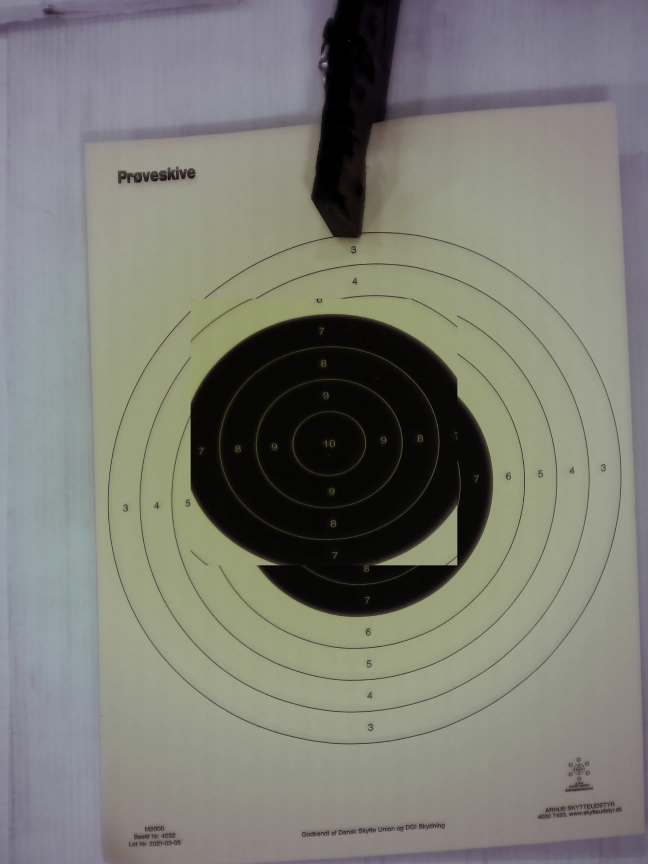
#> input picture test_corrected.jpg, 1944 x 2592 px, given in place of 10-shot-1.mkv, which was not available (shown at 1/3 size)
$ python frame_by_frame_detector.py
#> lines starting #> are read from the running program, lines starting #| are printed output that depends on the picture; after the words box and inside, x2 and y2 are one past the last pixel; in counts of white or black regions, pixels touching at a corner belong together; pictures that were not available may be replaced by others from this repository, and a replacement may not be noted
### target_detection.py
#!/usr/bin/env python3
"""
Target Detection Module
Detects shooting target circles and bullet holes using OpenCV
"""

import cv2
import numpy as np
import time
import yaml
import os


class TargetDetector:
    """Detects shooting targets and bullet holes"""

    def __init__(self):
        self.target_center = None
        self.target_radius = None
        self.detection_enabled = True

        # Detection stability
        self.detection_history = []
        self.max_history = 5
        self.stable_detection = None
        self.detection_confidence = 0

        # Outer circle detection
        self.outer_circle = None
        self.outer_circle_history = []
        self.stable_outer_circle = None
        self.outer_confidence = 0

        # Performance optimization - periodic detection
        self.last_detection_time = 0
        self.detection_interval = 1.0  # Run detection every 1 second
        self.cached_inner_result = None
        self.cached_outer_result = None

        # Frame change detection
        self.last_frame_gray = None
        self.frame_change_threshold = 0.05  # 5% change triggers re-detection

        # Perspective correction
        self.target_corners = None
        self.perspective_matrix = None
        self.min_target_area_ratio = 0.01  # Minimum 1% of frame area

        # Debug visualization
        self.debug_mode = False
        self.debug_type = "combined"  # "combined", "perspective", "circles"
        self.debug_frame = None
        self.debug_contours = None
        self.corner_debug_frame = None
        self.circle_debug_frame = None

        # Calibration mode for perspective detection
        self.calibration_mode = False  # When true, performs detection on demand

        # Debug frames
        self.corrected_debug_frame = None  # For perspective-corrected debug view

    def detect_black_circle_improved(self, frame):
        """
        Improved detection specifically for the large black circle target
        Automatically scales parameters based on frame resolution
        """
        # Convert to grayscale
        gray = cv2.cvtColor(frame, cv2.COLOR_BGR2GRAY)

        # Get frame dimensions for scaling
        h, w = frame.shape[:2]

        # Scale parameters based on resolution
        # Base resolution: 640x480, scaling factor for larger resolutions
        scale_factor = max(w / 640, h / 480)

        # Apply median blur to reduce noise while preserving edges
        blur_size = max(5, int(5 * scale_factor) | 1)  # Ensure odd number
        blurred = cv2.medianBlur(gray, blur_size)

        # Create binary mask for very dark regions (black target area)
        # This threshold isolates the black circle from lighter areas
        _, binary = cv2.threshold(blurred, 80, 255, cv2.THRESH_BINARY_INV)

        # Remove small noise with morphological operations
        kernel_size = max(5, int(5 * scale_factor))
        kernel = cv2.getStructuringElement(cv2.MORPH_ELLIPSE, (kernel_size, kernel_size))
        binary = cv2.morphologyEx(binary, cv2.MORPH_OPEN, kernel)
        binary = cv2.morphologyEx(binary, cv2.MORPH_CLOSE, kernel)

        # Create circle detection debug visualization
        if self.debug_mode:
            self.circle_debug_frame = cv2.cvtColor(binary, cv2.COLOR_GRAY2BGR)
            cv2.putText(self.circle_debug_frame, "CIRCLE DETECTION DEBUG",
                       (10, 50), cv2.FONT_HERSHEY_SIMPLEX, 1.2, (0, 255, 255), 3)
            cv2.putText(self.circle_debug_frame, f"Threshold: 80, Scale: {scale_factor:.1f}",
                       (10, 100), cv2.FONT_HERSHEY_SIMPLEX, 1.0, (255, 255, 255), 3)

        # Find contours in the binary image
        contours, _ = cv2.findContours(binary, cv2.RETR_EXTERNAL, cv2.CHAIN_APPROX_SIMPLE)

        # Filter contours for the main black circle
        best_circle = None
        best_score = 0

        # Scale size thresholds based on resolution
        min_area = int(5000 * scale_factor * scale_factor)
        max_area = int(100000 * scale_factor * scale_factor)
        min_radius = int(40 * scale_factor)
        max_radius = int(400 * scale_factor)

        for contour in contours:
            area = cv2.contourArea(contour)

            # Size filtering - target should be reasonably large
            if area < min_area or area > max_area:
                continue

            # Fit circle to contour
            (x, y), radius = cv2.minEnclosingCircle(contour)
            center = (int(x), int(y))
            radius = int(radius)

            # Check if circle is reasonably sized and positioned
            if (radius < min_radius or radius > max_radius or
                x < radius or y < radius or
                x + radius > w or y + radius > h):
                continue

            # Calculate circularity (how round the contour is)
            perimeter = cv2.arcLength(contour, True)
            if perimeter == 0:
                continue

            circularity = 4 * np.pi * area / (perimeter * perimeter)

            # Check how well the contour fits a circle
            circle_area = np.pi * radius * radius
            area_ratio = area / circle_area if circle_area > 0 else 0

            # Position preference - prefer circles closer to center of frame
            center_x, center_y = w // 2, h // 2
            distance_from_center = np.sqrt((x - center_x)**2 + (y - center_y)**2)
            max_distance = np.sqrt(center_x**2 + center_y**2)
            center_score = 1.0 - (distance_from_center / max_distance)

            # Calculate darkness score for this region
            mask = np.zeros(gray.shape, dtype=np.uint8)
            cv2.circle(mask, center, radius, 255, -1)
            mean_intensity = cv2.mean(gray, mask=mask)[0]
            darkness_score = (255 - mean_intensity) / 255  # Higher for darker regions

            # Combined score: circularity + area fit + darkness + center position
            score = (circularity * 0.3 +
                    area_ratio * 0.3 +
                    darkness_score * 0.3 +
                    center_score * 0.1)

            # Must be reasonably circular and dark
            if circularity > 0.6 and darkness_score > 0.3 and score > best_score:
                best_score = score
                best_circle = (center[0], center[1], radius)

        # Add debug visualization for circle detection
        if self.debug_mode and self.circle_debug_frame is not None:
            # Draw all contours in blue
            cv2.drawContours(self.circle_debug_frame, contours, -1, (255, 0, 0), 2)

            # Draw the best circle in green if found
            if best_circle is not None:
                center = (int(best_circle[0]), int(best_circle[1]))
                radius = int(best_circle[2])
                cv2.circle(self.circle_debug_frame, center, radius, (0, 255, 0), 3)
                cv2.circle(self.circle_debug_frame, center, 5, (0, 0, 255), -1)
                cv2.putText(self.circle_debug_frame, f"Circle: r={radius}",
                           (center[0] - 80, center[1] - radius - 15),
                           cv2.FONT_HERSHEY_SIMPLEX, 1.0, (0, 255, 0), 3)

            cv2.putText(self.circle_debug_frame, f"Contours: {len(contours)}, Best Score: {best_score:.2f}",
                       (10, 150), cv2.FONT_HERSHEY_SIMPLEX, 1.0, (255, 255, 255), 3)

        return best_circle

    # [971 lines left out: functions detect_outer_circle, detect_outer_circle_ellipse_based, _calculate_edge_score, _has_significant_frame_change, _should_run_detection, detect_rectangular_target and 13 more, not called in this run]

    def set_detection_enabled(self, enabled):
        """Enable or disable target detection"""
        self.detection_enabled = enabled

    # [8 lines left out: function force_detection, not called in this run]

    def set_detection_interval(self, interval):
        """Set detection interval in seconds"""
        self.detection_interval = max(0.1, interval)  # Minimum 0.1 seconds

    # [7 lines left out: function get_corrected_target_image, not called in this run]

    def set_debug_mode(self, enabled):
        """Enable or disable debug visualization mode"""
        self.debug_mode = enabled

    # [78 lines left out: functions set_debug_type, get_debug_frame, get_debug_frame_jpeg, generate_debug_frame, not called in this run]

    def get_corrected_debug_frame(self):
        """Get perspective-corrected frame for debugging"""
        return self.corrected_debug_frame

    # [61 lines left out: functions _create_combined_debug_frame, get_detection_status, not called in this run]

    def save_perspective_calibration(self, camera_resolution=None):
        """Deprecated: Perspective calibration is now handled by CameraController"""
        return False, "Perspective calibration is now handled by CameraController"

    def load_perspective_calibration(self):
        """Deprecated: Perspective calibration is now handled by CameraController"""
        return False, "Perspective calibration is now handled by CameraController"

    def calibrate_perspective(self, frame):
        """Deprecated: Perspective calibration is now handled by CameraController"""
        return False, "Perspective calibration is now handled by CameraController"

    # [4 lines left out: function set_calibration_mode, not called in this run]


    def get_perspective_matrix(self):
        """Get the current perspective matrix for main stream correction"""
        return self.perspective_matrix

### improved_dark_detector.py
#!/usr/bin/env python3
"""
Improved Dark Area Detector
Uses darkness-based filtering to detect bullet holes in black target areas

Key insight: Bullet holes are DARKER than the surrounding black area
"""

import cv2
import numpy as np
from typing import List, Tuple


class ImprovedDarkDetector:
    """
    Improved detector for dark areas using darkness as primary criterion

    Filters:
    1. Hole must be DARKER than surrounding area
    2. Exclude ring number labels (text regions)
    3. Size constraints (not too small/large)
    4. Reasonable circularity
    """

    def __init__(self):
        self.min_hole_area = 50         # Lower threshold to detect smaller holes
        self.max_hole_area = 2000
        self.min_darkness_diff = 1.5    # Hole must be at least 1.5 units darker
        self.min_circularity = 0.10     # Very lenient for irregular/torn holes
        self.min_confidence = 0.10      # Very low to catch edge cases like merged holes
        self.darkness_check_margin = 5  # Pixels around hole to check darkness
        self.duplicate_distance = 40    # Holes closer than this are duplicates
        self.text_exclusion_zones = []  # Areas with ring numbers

        # Merged hole detection
        self.merged_hole_min_area = 800  # Large holes might be multiple merged
        self.merged_hole_max_circularity = 0.35  # Irregular shape suggests merging

    # [227 lines left out: function detect_darker_holes, not called in this run]

    def detect_text_zones(self, image, dark_mask):
        """
        Detect areas that contain ring number labels
        These should be excluded from bullet hole detection

        Uses edge detection to find text-like patterns
        """
        # Apply CLAHE to enhance contrast in dark areas
        clahe = cv2.createCLAHE(clipLimit=3.0, tileGridSize=(8, 8))

        # Only process dark areas
        dark_region = cv2.bitwise_and(image, image, mask=dark_mask)
        enhanced = clahe.apply(dark_region)

        # Detect edges (text has strong edges)
        edges = cv2.Canny(enhanced, 50, 150)

        # Dilate to connect text edges
        kernel = cv2.getStructuringElement(cv2.MORPH_RECT, (5, 5))
        edges_dilated = cv2.dilate(edges, kernel, iterations=2)

        # Find contours of potential text
        contours, _ = cv2.findContours(edges_dilated, cv2.RETR_EXTERNAL,
                                       cv2.CHAIN_APPROX_SIMPLE)

        text_zones = []

        for contour in contours:
            # Get bounding rectangle
            x, y, w, h = cv2.boundingRect(contour)

            area = w * h

            # Text typically has specific aspect ratio and size
            aspect_ratio = w / float(h) if h > 0 else 0

            # Ring numbers are typically small, roughly square
            if (20 < w < 100 and 20 < h < 100 and
                0.3 < aspect_ratio < 3.0 and
                area > 400):

                # Expand zone slightly to ensure exclusion
                margin = 10
                text_zones.append({
                    'x1': max(0, x - margin),
                    'y1': max(0, y - margin),
                    'x2': x + w + margin,
                    'y2': y + h + margin
                })

        self.text_exclusion_zones = text_zones

        return text_zones

    # [452 lines left out: functions _is_in_text_zone, _remove_duplicates, _detect_merged_holes, _split_large_contour_early, _split_merged_hole, test_improved_detector, not called in this run]


# [2 lines that do not run on import are left out]

### bullet_hole_detection.py
#!/usr/bin/env python3
"""
Bullet Hole Detection System
Compares before/after frames to detect new bullet holes in targets
"""

import cv2
import numpy as np
import os
from datetime import datetime


class BulletHoleDetector:
    """Detects bullet holes by comparing before/after images"""

    def __init__(self):
        self.debug_mode = True
        self.debug_frames = {}

        # Detection parameters
        self.min_hole_area = 50      # Minimum pixels for a bullet hole (lowered for 10-ring detection)
        self.max_hole_area = 2000    # Maximum pixels for a bullet hole
        self.circularity_threshold = 0.3  # How circular the hole should be (lowered for 10-ring)
        self.difference_threshold = 20     # Minimum brightness difference (lowered for dark areas)

    # [226 lines left out: functions detect_bullet_holes, draw_bullet_hole_overlays, _create_debug_frames, not called in this run]

    def get_debug_frame(self, frame_type='combined'):
        """Get debug visualization frame"""
        return self.debug_frames.get(frame_type)

    # [88 lines left out: functions save_debug_frames, test_bullet_hole_detection, not called in this run]


# [2 lines that do not run on import are left out]

### frame_by_frame_detector.py
#!/usr/bin/env python3
"""
Frame-by-Frame Bullet Hole Detection
Detects shots by comparing consecutive frames to find NEW holes as they appear
This should be cleaner than comparing against a reference frame with all accumulated damage
"""

import cv2
import numpy as np
import yaml
from improved_dark_detector import ImprovedDarkDetector
from bullet_hole_detection import BulletHoleDetector
from target_detection import TargetDetector
import os


def frame_by_frame_detection():
    """
    Process video frame by frame, detecting new holes as they appear
    """
    print("🎯 Frame-by-Frame Bullet Hole Detection")
    print("=" * 60)

    video_path = "samples/10-shot-1.mkv"

    # Load perspective matrix
    with open('perspective_calibration.yaml', 'r') as f:
        calib = yaml.safe_load(f)
    perspective_matrix = np.array(calib['perspective_matrix'], dtype=np.float32)

    # Open video
    cap = cv2.VideoCapture(video_path)
    if not cap.isOpened():
        print(f"❌ Cannot open video")
        return

    total_frames = int(cap.get(cv2.CAP_PROP_FRAME_COUNT))
    fps = cap.get(cv2.CAP_PROP_FPS)

    print(f"📹 Video: {video_path}")
    print(f"   Frames: {total_frames}, FPS: {fps}, Duration: {total_frames/fps:.1f}s")

    # Read and process first frame
    ret, first_frame_raw = cap.read()
#> first_frame_raw is the input picture: shape (2592, 1944, 3); mean B, G, R 116.2, 124.1, 123.8
    if not ret:
        print("❌ Cannot read first frame")
        return

    # Apply rotation and perspective correction
    first_frame_rotated = cv2.rotate(first_frame_raw, cv2.ROTATE_90_COUNTERCLOCKWISE)
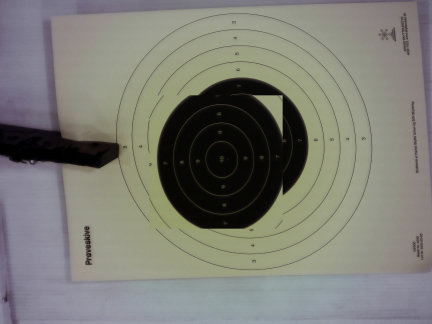
#> first_frame_rotated: shape (1944, 2592, 3) (shown at 1/6 size); mean B, G, R 116.2, 124.1, 123.8
    first_frame = cv2.warpPerspective(first_frame_rotated, perspective_matrix,
                                      (first_frame_rotated.shape[1], first_frame_rotated.shape[0]))
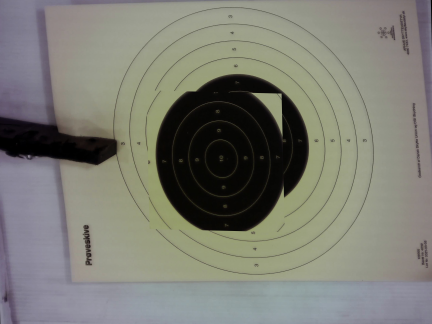
#> first_frame: shape (1944, 2592, 3) (shown at 1/6 size); mean B, G, R 115.1, 124.1, 123.7

    # Detect target in first frame
    target_detector = TargetDetector()
    inner_circle = target_detector.detect_black_circle_improved(first_frame)
#> in detect_black_circle_improved, `gray = cv2.cvtColor(frame, cv2.COLOR_BGR2GRAY)`:
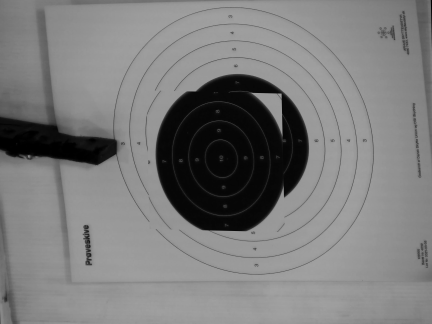
#> gray: shape (1944, 2592) (shown at 1/6 size); min 0, max 199, mean 123
#> in detect_black_circle_improved, `_, binary = cv2.threshold(blurred, 80, 255, cv2.THRESH_BINARY_INV)`:
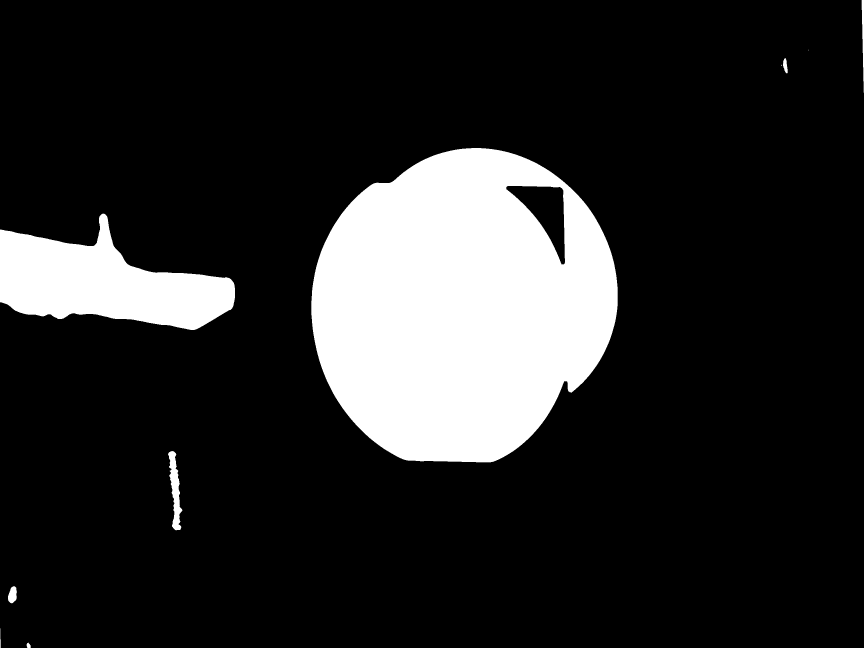
#> binary: shape (1944, 2592) (shown at 1/3 size); 15.7% white; 10 white regions (2 under 20 px), largest, box (x1, y1, x2, y2) and area: (934, 444, 1853, 1387) 650367, (0, 641, 705, 990) 134327, (504, 1353, 547, 1591) 4874
#> in detect_black_circle_improved, `binary = cv2.morphologyEx(binary, cv2.MORPH_OPEN, kernel)`:
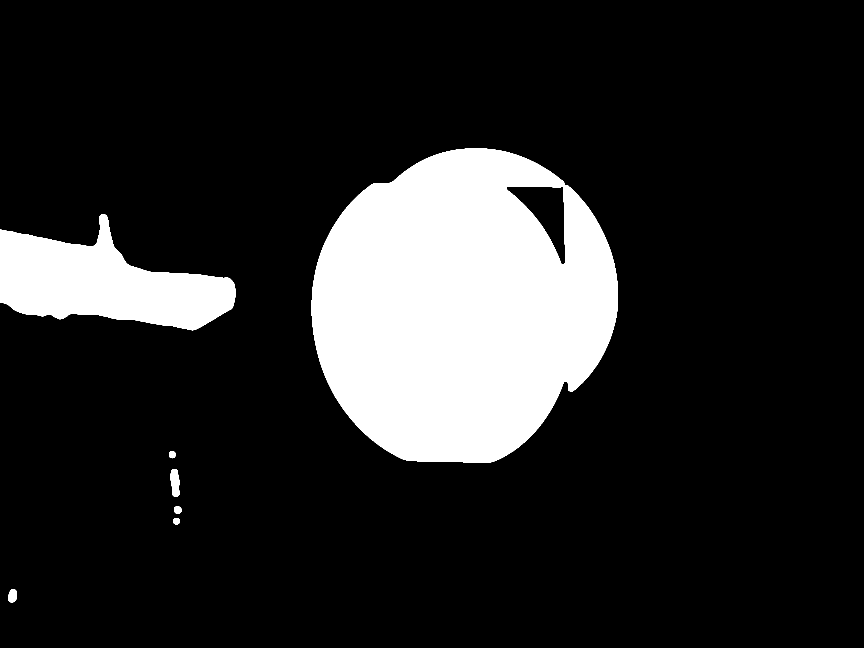
#> binary: shape (1944, 2592) (shown at 1/3 size); 15.6% white; 7 white regions, largest, box (x1, y1, x2, y2) and area: (935, 445, 1854, 1388) 650226, (0, 643, 706, 991) 134311, (511, 1407, 539, 1491) 1784
#> in detect_black_circle_improved, `contours, _ = cv2.findContours(binary, cv2.RETR_EXTERNAL, cv2.CHAIN_AP..`: contours = 6 contours; box (x1, y1, x2, y2) and area: (936, 446, 1855, 1389) 667078, (0, 644, 707, 991) 133393, (512, 1408, 540, 1491) 1681, (26, 1769, 51, 1808) 765, (521, 1520, 546, 1574) 728, (508, 1355, 528, 1375) 298
#> (the rest of the program and of its run is left out)
